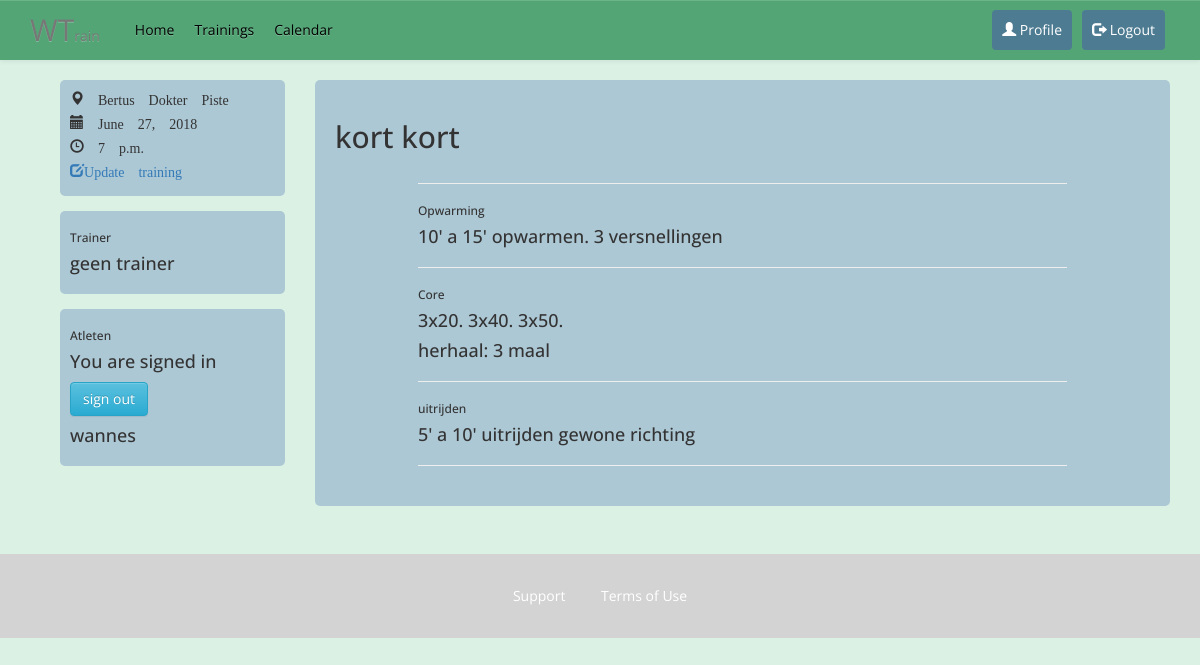
/training-detail/26/ (signed in), run on the app's committed database.
### home/models.py (models this page shows, shortened)
class Training(models.Model):
    name = models.CharField(max_length=60, default='AddName')
    is_standard = models.BooleanField(default=True)
    date = models.DateField((u"Date"), default=datetime.date.today, blank=True, null=True)
    start_time = models.TimeField((u"Start Time"), blank=True, null=True)
    end_time = models.TimeField((u"End Time"), blank=True, null=True)
    location = models.ForeignKey(Location, on_delete=models.CASCADE,)
    trainers = models.ManyToManyField(Profile, blank=True, related_name='trainer')
    riders = models.ManyToManyField(Profile, blank=True, related_name='athlete')
    program = models.ForeignKey(Training_program, on_delete=models.CASCADE, blank=True, null=True)
    warm_up = models.ForeignKey(Warm_up, on_delete=models.CASCADE, blank=True, null=True)
    core = models.ForeignKey(Core, on_delete=models.CASCADE, blank=True, null=True)
    cool_down = models.ForeignKey(Cool_down, on_delete=models.CASCADE, blank=True, null=True)
    class Meta:
        ordering = ['name']

class Location(models.Model):
    name = models.CharField(max_length=30)
    address = models.CharField(max_length=50)
    city = models.CharField(max_length=60)
    state_province = models.CharField(max_length=30, blank=True)
    country = models.CharField(max_length=50)
    def __str__(self):
        return self.name
    class Meta:
        ordering = ['name']

class Profile(models.Model):
    user = models.OneToOneField(User, on_delete=models.CASCADE)
    bio = models.TextField(max_length=500, blank=True)
    location = models.CharField(max_length=30, blank=True)
    birth_date = models.DateField(null=True, blank=True)

class Warm_up(models.Model):
    name = models.CharField(max_length=50, default="warmup")
    content = models.TextField(max_length=200, blank=True)
    content_repeat = models.IntegerField(default=1, blank=True, null=True)

class Core(models.Model):
    name = models.CharField(max_length=50, default="core")
    content_1 = models.TextField(max_length=1000, blank=True)
    content_1_repeat = models.IntegerField(default=1, blank=True, null=True, verbose_name="aantal keer")
    content_2 = models.TextField(max_length=1000, blank=True, null=True)
    content_2_repeat = models.IntegerField(default=1, blank=True, null=True, verbose_name="aantal keer")

class Cool_down(models.Model):
    name = models.CharField(max_length=50, default="cooldown")
    content = models.TextField(max_length=200, blank=True)
    content_repeat = models.IntegerField(default=1, blank=True, null=True)

### home/views.py (the view)
# urls.py: url(r'^training-detail/(?P<training_id>\d+)/$', views.display_training, name='training_detail'),
@login_required
def display_training(request, training_id):
    training = get_object_or_404(Training, pk=training_id)
    trainers = training.trainers.all()
    riders = training.riders.all()
    user_is_trainer = False
    user_is_rider = False
    if request.user.profile in trainers:
        user_is_trainer = True
    if request.user.profile in riders:
        user_is_rider = True
    return render(request, 'home/view_training.html', {'training': training, 'trainers': trainers, 'riders': riders, 'user_is_trainer': user_is_trainer, 'user_is_rider': user_is_rider})

### home/templates/home/view_training.html (shortened to what this page needs)
{% extends "home/base.html" %}
{% load static %}
{% block content %}
<div class="container">
    <div class="col-md-3">
        {% if not training.is_standard%}
            <div class="side-nav">
                <p class="glyphicon glyphicon-map-marker padding-right-40" aria-hidden="true"> {{ training.location }}  </p> <br>
                <p class="glyphicon glyphicon-calendar padding-right-40" aria-hidden="true"> {{ training.date }}  </p> <br>
                <p class="glyphicon glyphicon-time" aria-hidden="true"> {{ training.start_time }}</p> <br>
                {% if request.user.is_staff %}
                <p><a href="/training-detail/{{ training.id }}/update/"><span class="glyphicon glyphicon-edit">Update training</span></a></p>
                {% endif %}
            </div>
            <div class="side-nav">
                <h6 class="gray">Trainer</h6>
                {% if trainers %}
                    {% if user_is_trainer %}
                        <h4>You are the trainer!</h4>
                    {% else %}
                        {% for trainer in trainers %}
                            <h4>{{ trainer.user.username }}</h4>
                        {% endfor %}
                    {% endif %}
                {% else %}
                    <h4>geen trainer</h4>
                {% endif %}
            </div>
            <div class="side-nav">
                <h6 class="gray">Atleten</h6>
                {% if user_is_rider %}
                    <h4>You are signed in</h4>
                    <a class="btn btn-info" href="/training-detail/{{ training.id }}/unsubscribe/">sign out</a>
                {% else %}
                <a class="btn btn-info" href="/training-detail/{{ training.id }}/subscribe/">sign in</a>
                {% endif %}
                {% if riders %}
                    {% for rider in riders %}
                        <h4>{{ rider.user.username }}</h4>
                    {% endfor %}
                {% else %}
                    <h4>geen atleten</h4>
                {% endif %}
            </div>
        {% else %}
            {% if request.user.is_staff %}
            <div class="side-nav">
                <p><a href="/training-detail/{{ training.id }}/update/"><span class="glyphicon glyphicon-edit">Update training</span></a></p>
            </div>
            {% endif %}
        {% endif %}
    </div>
    <div class="col-md-9">
        <div class="row profile-content">
            <h2>  {{ training.name }}</h2>
            <div class="col-md-10 col-md-offset-1">
                <hr>
                <h6 class="gray">Opwarming</h6>
                <h4>{{ training.warm_up.content }}</h4>
                <hr>
                <h6 class="gray">Core</h6>
                <h4>{{ training.core.content_1 }}</h4>
                <h4>herhaal: {{ training.core.content_1_repeat }} maal</h4>
                <hr>
                <h6 class="gray">uitrijden</h6>
                <h4>{{ training.cool_down.content }}</h4>
                <hr>
            </div>
        </div>
    </div>
  </div>
{% endblock content %}

### home/static/home/css/stylesheet.css (style rules this page uses)
body { background-color: #DAF1E4 ; font-family:'Open Sans', serif!important; }
.padding-right-40 { padding-right:40px; }
.side-nav { background-color:#ADC8D5; border-radius:5px; padding:10px; margin: 15px; margin-top:0px; overflow:hidden; }
.profile-content { background-color:#ADC8D5; border-radius:5px; padding:20px; }

### data on the page
Training: location "Bertus Dokter Piste", date "June 27, 2018", start_time "7 p.m.", name "kort kort", warm_up.content "10' a 15' opwarmen. 3 versnellingen", core.content_1 "3x20. 3x40. 3x50.", core.content_1_repeat "3", cool_down.content "5' a 10' uitrijden gewone richting"
Profile: user.username "wannes"
